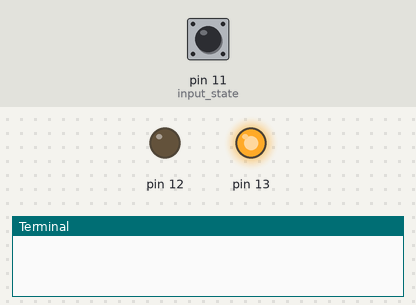
A program run on a simulated Raspberry Pi (header pin numbers). Parts: output pins drawn as LEDs (lit = HIGH), the last lines printed to the terminal. The inputs (shaded band) are chosen by the test bench; at power-on: pin 11 (input_state) HIGH. Threads take turns every 2 ms.

Above: at 1.7 s.
1.8 s: pin 11 (input_state) pulled LOW for 0.15 s
At 2.3 s:
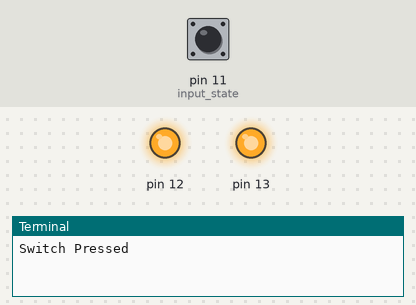
4.3 s: pin 11 (input_state) pulled LOW for 3.2 s
At 6.4 s:
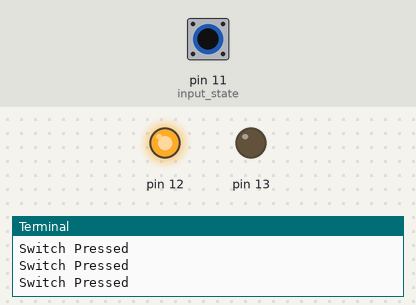
At 9.7 s:
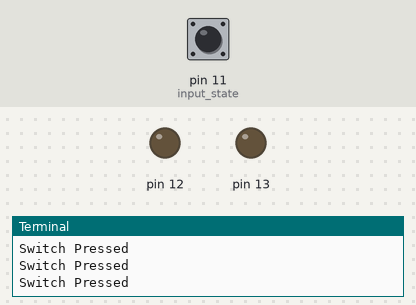
Timing chart, 0 to 15.8 s (numbered marks = the images above; inputs shaded):
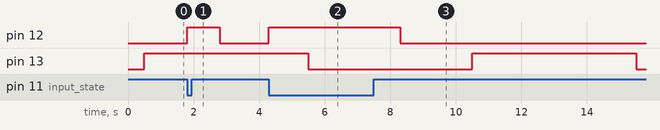

The program:

external_interrupt_thread.py
```python
import threading
import RPi.GPIO as GPIO
import time

GPIO.setmode(GPIO.BOARD)            #Set RPi in Board Mode
GPIO.setup(11,GPIO.IN,GPIO.PUD_UP)  #Set a Pull up resistor for pin 11
GPIO.setup(12,GPIO.OUT)             #Set pin 12 as output
GPIO.setup(13,GPIO.OUT)             #Set pin 13 as output

# Function to
# Channel must be an integer 0-7
# Function name :ReadChannel
# Input : channel
# Output : data
# Example call: ReadChannel(channel)
def main_prog(name, delay, run_event):
    while run_event.is_set():
        led2_on()
        time.sleep(delay)
        led2_off()
        time.sleep(delay)

def switch_interrupt(name, delay, run_event):
    while run_event.is_set():
        input_state = GPIO.input(11)
        if input_state == False:
            print(name)
            led1_on()
            time.sleep(delay)
            led1_off()
        else:
            led1_off()

def led1_on():
    GPIO.output(12,True)
    return
def led1_off():
    GPIO.output(12,False)
    return
def led2_on():
    GPIO.output(13,True)
    return
def led2_off():
    GPIO.output(13,False)
    return


if __name__ == "__main__":
    run_event = threading.Event()
    run_event.set()
    d1 = 1
    t1 = threading.Thread(target = switch_interrupt, args = ("Switch Pressed",d1,run_event))

    d2 = 5
    t2 = threading.Thread(target = main_prog, args = ("Main Program Execution",d2,run_event))

    t1.start()
    time.sleep(.5)
    t2.start()

    try:
        while 1:
            time.sleep(.1)
    except KeyboardInterrupt:
        print "attempting to close threads. Max wait =",max(d1,d2)
        run_event.clear()
        t1.join()
        t2.join()
        print "threads successfully closed"
        GPIO.cleanup()
```

Measured:
- after the input at 1.8 s, pin 12: LOW → HIGH at once, → LOW 1.0 s later
- after the input at 4.3 s, pin 12: LOW → HIGH at once, → LOW 4.0 s later
